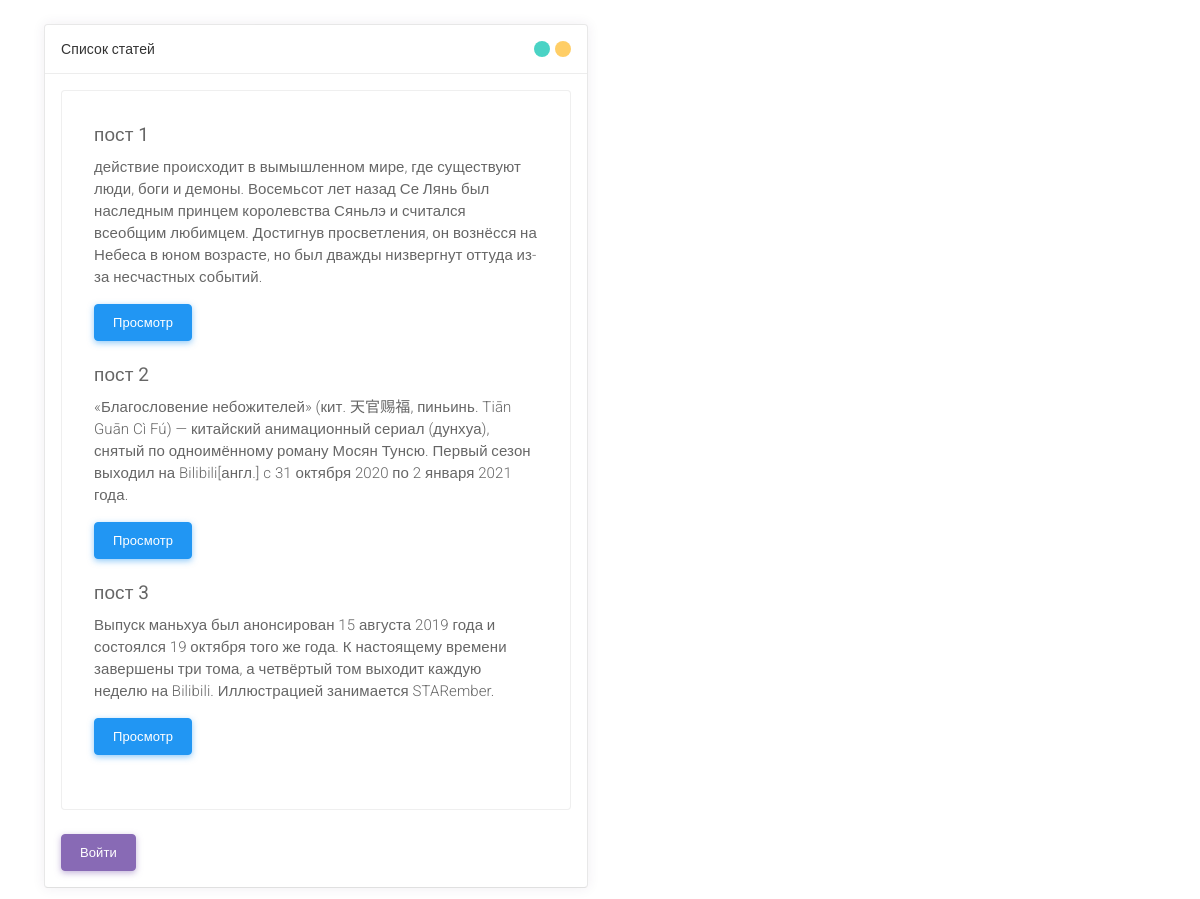
The page / on the database its author committed.
### tables this page shows
CREATE TABLE `posts` (
  `id` int NOT NULL,
  `title` varchar(200) NOT NULL,
  `content` varchar(2000) NOT NULL
);

### index.php (the view, shortened to what this page needs)
<?php
    require 'connect.php';
    $sql = "SELECT * FROM posts";
    $statement = $pdo -> prepare($sql);
    $statement -> execute();
    $posts = $statement -> fetchAll(Pdo::FETCH_ASSOC);
?>
<!DOCTYPE html>
<html lang="ru">
<head>
        <link id="vendorsbundle" rel="stylesheet" media="screen, print" href="css/vendors.bundle.css">
        <link id="appbundle" rel="stylesheet" media="screen, print" href="css/app.bundle.css">
        <link id="myskin" rel="stylesheet" media="screen, print" href="css/skins/skin-master.css">
        <link rel="stylesheet" media="screen, print" href="css/statistics/chartist/chartist.css">
        <link rel="stylesheet" media="screen, print" href="css/miscellaneous/lightgallery/lightgallery.bundle.css">
        <link rel="stylesheet" media="screen, print" href="css/fa-solid.css">
        <link rel="stylesheet" media="screen, print" href="css/fa-brands.css">
        <link rel="stylesheet" media="screen, print" href="css/fa-regular.css">
    </head>
    <body class="mod-bg-1 mod-nav-link ">
        <main id="js-page-content" role="main" class="page-content">
            <div class="col-md-6">
                <div id="panel-1" class="panel">
                    <div class="panel-hdr">
                        <h2>
                            Список статей
                        </h2>
                        <div class="panel-toolbar">
                            <button class="btn btn-panel waves-effect waves-themed" data-action="panel-collapse" data-toggle="tooltip" data-offset="0,10" data-original-title="Collapse"></button>
                            <button class="btn btn-panel waves-effect waves-themed" data-action="panel-fullscreen" data-toggle="tooltip" data-offset="0,10" data-original-title="Fullscreen"></button>
                        </div>
                    </div>
                    <div class="panel-container show">
                        <div class="panel-content">
                            <div class="fs-lg fw-300 p-5 bg-white border-faded rounded mb-g">
                             <?php foreach ($posts as $post):  ?>
                                <h3><?php echo $post['title']?></h3>
                                <p>
                                    <?php echo $post['content']?>
                                </p>
                                 <a href="#" class="btn btn-info">Просмотр</a>
                                    <br><br>
                            <?php endforeach; ?>
                        </div>
                            <?php if (isset($_SESSION['user'])): ?>
                            <a href="post_insert.php" class="btn btn-success">Добавить статью</a>
                                <a href="untitled/vendor/logout.php" class="btn btn-danger">Выход</a>
                            <?php else: ?>
                                <a href="untitled/vendor/signin.php" class="btn btn-primary">Войти</a>
                            <?php endif; ?>
                        </div>
                    </div>
                </div>
            </div>
        </main>
    </body>
</html>

### rows shown on the page
posts: title "пост 1", content "действие происходит в вымышленном мире, где существуют люди, боги и демоны. Восемьсот лет назад Се Лянь был наследным принцем королевства Сяньлэ и считался всеобщим любимцем. Достигнув просветления, он вознёсся на Небеса в юном возрасте, но был дважды низвергнут оттуда из-за несчастных событий."
posts: title "пост 2", content "«Благословение небожителей» (кит. 天官赐福, пиньинь. Tiān Guān Cì Fú) — китайский анимационный сериал (дунхуа), снятый по одноимённому роману Мосян Тунсю. Первый сезон выходил на Bilibili[англ.] c 31 октября 2020 по 2 января 2021 года."
posts: title "пост 3", content "Выпуск маньхуа был анонсирован 15 августа 2019 года и состоялся 19 октября того же года. К настоящему времени завершены три тома, а четвёртый том выходит каждую неделю на Bilibili. Иллюстрацией занимается STARember."
